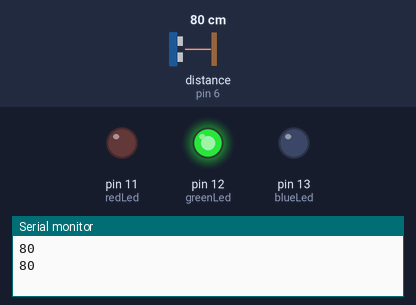
Simulated run of this sketch. Board: Arduino Uno, built with avr-gcc and run on an emulated ATmega328P. Shown: output pins drawn as LEDs (lit = HIGH), the last lines printed to the serial monitor. Wiring (inferred from the names in the program): ultrasonic range finder: trigger pin 5; echo pin 6. Inputs (shaded band) come from the test bench; at power-on: distance to the obstacle (sensor on pin 6) 80 cm. The echo pulse lasts 58.3 µs per cm; pins used as bus, display or sensor lines are not drawn.

Above: at 1.8 s.
1.9 s: distance to the obstacle (sensor on pin 6) set to 15 cm
3.4 s: distance to the obstacle (sensor on pin 6) set to 11 cm
At 5.2 s:
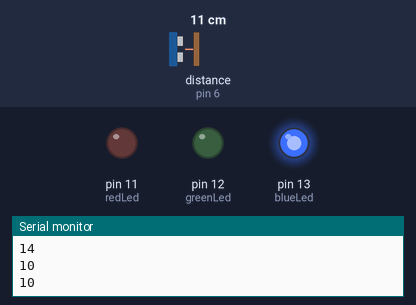
5.5 s: distance to the obstacle (sensor on pin 6) set to 7 cm
7.2 s: distance to the obstacle (sensor on pin 6) set to 4 cm
At 8.5 s:
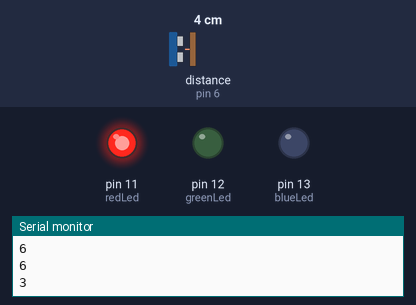
9.5 s: distance to the obstacle (sensor on pin 6) set to 9 cm
At 11.2 s:
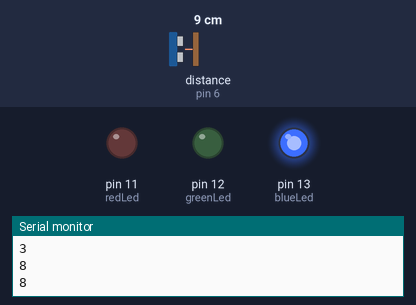
11.5 s: distance to the obstacle (sensor on pin 6) set to 2 cm
At 12.9 s:
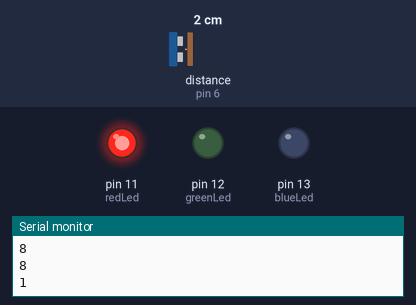
Timing chart, 0 to 14.5 s (numbered marks = the images above; inputs shaded):
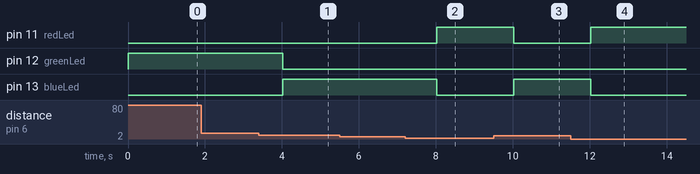

The sketch:

Fill_Level_Detection.ino
```cpp
int trigger = 5;
int echo = 6;

float timeInMicro = 0.0;
int distance = 0;

int redLed = 11;
int blueLed = 13;
int greenLed = 12;

void setup() {
  pinMode(trigger, OUTPUT);
  pinMode(echo, INPUT);
  digitalWrite(trigger, LOW);
  Serial.begin(9600);
  pinMode(redLed, OUTPUT);
  pinMode(blueLed, OUTPUT);
  pinMode(greenLed, OUTPUT);
}

void loop() {
  digitalWrite(trigger, HIGH);
  delayMicroseconds(10);
  digitalWrite(trigger, LOW);

  timeInMicro = pulseIn(echo, HIGH);
  distance = timeInMicro / 29 / 2;

  Serial.println(distance);

  if (distance < 5) {
    digitalWrite(redLed, HIGH);
    digitalWrite(blueLed, LOW);
    digitalWrite(greenLed, LOW);
  } else if (distance >= 5 && distance < 12.5) {
    digitalWrite(redLed, LOW);
    digitalWrite(blueLed, HIGH);
    digitalWrite(greenLed, LOW);
  } else if (distance >= 12.5) {
    digitalWrite(redLed, LOW);
    digitalWrite(blueLed, LOW);
    digitalWrite(greenLed, HIGH);
  }

  delay(1000);
}
```

Measured:
- the behaviour switches between 14 and 13 cm on distance to the obstacle (sensor on pin 6) (found by bisection; images 0 and 1)
- the behaviour switches between 6 and 5 cm on distance to the obstacle (sensor on pin 6) (found by bisection; images 1 and 2)
- after the input at 3.4 s, pin 12 (greenLed): HIGH → LOW after 0.62 s; pin 13 (blueLed): LOW → HIGH after 0.62 s
- after the input at 7.2 s, pin 11 (redLed): LOW → HIGH after 0.82 s; pin 13 (blueLed): HIGH → LOW after 0.82 s
- after the input at 9.5 s, pin 11 (redLed): HIGH → LOW after 0.52 s; pin 13 (blueLed): LOW → HIGH after 0.52 s
- after the input at 11.5 s, pin 11 (redLed): LOW → HIGH after 0.52 s; pin 13 (blueLed): HIGH → LOW after 0.52 s
